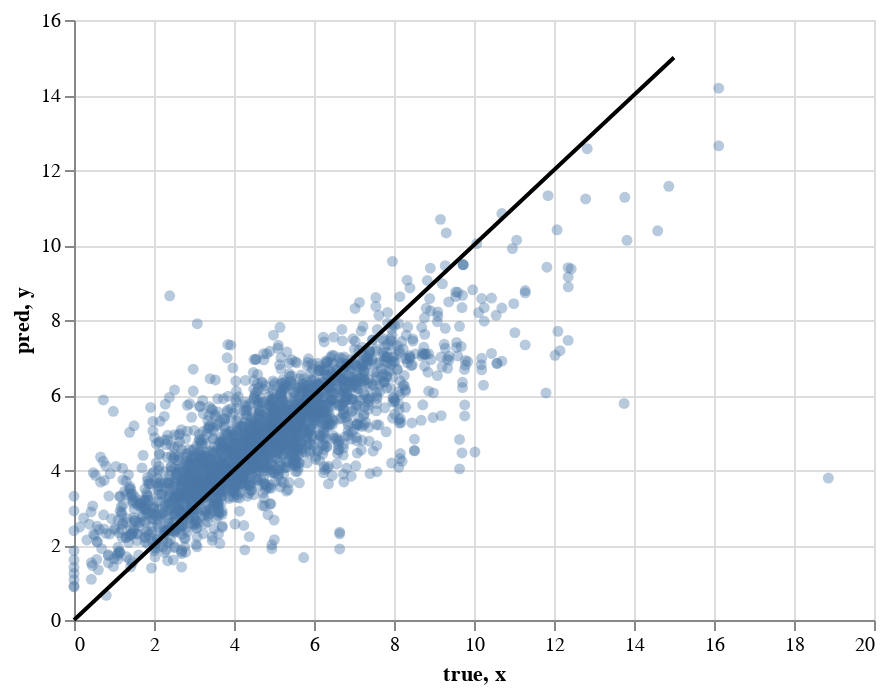

Notebook cell for this chart:
### Code cell
predVStrue_chart = alt.Chart(data_chart).mark_circle(opacity=0.4).encode(
    x=alt.X("true", scale=alt.Scale(domain=[0, 20], clamp=True)), y="pred"
) + alt.Chart(
    pd.DataFrame({"x": np.linspace(0, 15, 10), "y": np.linspace(0, 15, 10)})
).mark_line(
    color="black"
).encode(
    x="x", y="y"
)
display(predVStrue_chart)

### Figure 1 — Vega-Lite specification as saved in the notebook (floating-point values rounded to 4 significant figures; data arrays with more than 128 entries replaced by an {"elided": "..."} marker saying what was removed)
{"config": {"view": {"continuousWidth": 400, "continuousHeight": 300}}, "layer": [{"data": {"name": "data-e2f21945cb9f4acdef44e4abd9ccfddf"}, "mark": {"type": "circle", "opacity": 0.4}, "encoding": {"x": {"type": "quantitative", "field": "true", "scale": {"clamp": true, "domain": [0, 20]}}, "y": {"type": "quantitative", "field": "pred"}}}, {"data": {"name": "data-e53f43667b4e74c9774fcfd475bf1d46"}, "mark": {"type": "line", "color": "black"}, "encoding": {"x": {"type": "quantitative", "field": "x"}, "y": {"type": "quantitative", "field": "y"}}}], "$schema": "https://vega.github.io/schema/vega-lite/v4.8.1.json", "datasets": {"data-e2f21945cb9f4acdef44e4abd9ccfddf": {"elided": "2360 records"}, "data-e53f43667b4e74c9774fcfd475bf1d46": [{"x": 0.0, "y": 0.0}, {"x": 1.667, "y": 1.667}, {"x": 3.333, "y": 3.333}, {"x": 5.0, "y": 5.0}, {"x": 6.667, "y": 6.667}, {"x": 8.333, "y": 8.333}, {"x": 10.0, "y": 10.0}, {"x": 11.67, "y": 11.67}, {"x": 13.33, "y": 13.33}, {"x": 15.0, "y": 15.0}]}}
